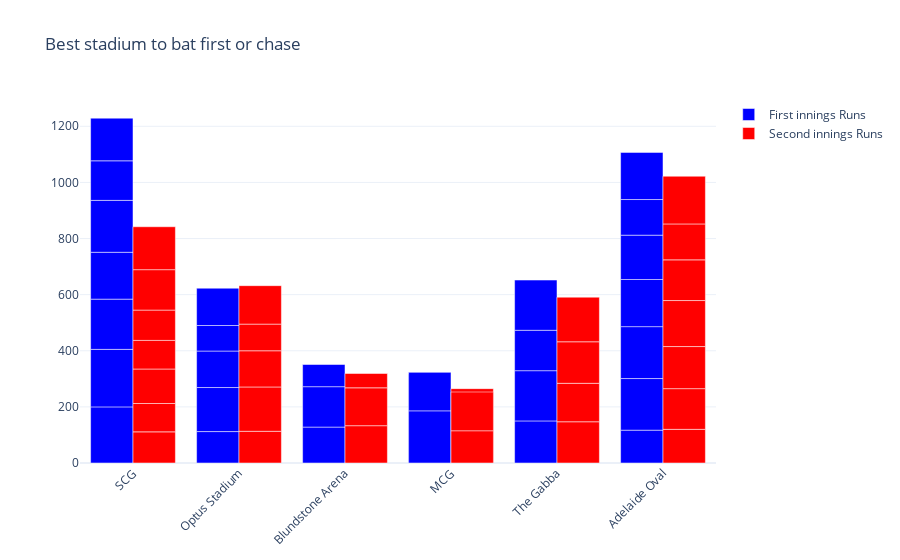

The notebook cell this image was saved under:
### Code cell
fig = go.Figure()
fig.add_trace(go.Bar(
x = data["venue"],
y= data["first innings score"],
name = 'First innings Runs',
marker_color = 'blue'))

fig.add_trace(go.Bar(
x = data['venue'],
y= data["second innings score"],
name = "Second innings Runs",
marker_color = 'red'))

fig.update_layout(barmode='group',
                 xaxis_tickangle=-45,
                 title = 'Best stadium to bat first or chase' )
fig.show()

### Figure 1 — Plotly figure (JSON) as saved in the notebook; plotly's stock layout.template omitted (floating-point values rounded to 4 significant figures)
{"data": [{"marker": {"color": "blue"}, "name": "First innings Runs", "type": "bar", "x": ["SCG", "Optus Stadium", "Blundstone Arena", "MCG", "Blundstone Arena", "Blundstone Arena", "Optus Stadium", "MCG", "MCG", "SCG", "SCG", "Optus Stadium", "MCG", "MCG", "SCG", "The Gabba", "Optus Stadium", "Optus Stadium", "The Gabba", "The Gabba", "The Gabba", "Adelaide Oval", "Adelaide Oval", "SCG", "Adelaide Oval", "Adelaide Oval", "SCG", "Adelaide Oval", "Adelaide Oval", "MCG", "SCG", "Adelaide Oval", "MCG"], "y": [200, 112, 128, 159, 144, 79, 157, 157, null, 205, 179, 130, null, null, 167, 150, 91, 133, 179, 144, 179, 117, 184, 185, 185, 168, 141, 158, 127, 186, 152, 168, 137]}, {"marker": {"color": "red"}, "name": "Second innings Runs", "type": "bar", "x": ["SCG", "Optus Stadium", "Blundstone Arena", "MCG", "Blundstone Arena", "Blundstone Arena", "Optus Stadium", "MCG", "MCG", "SCG", "SCG", "Optus Stadium", "MCG", "MCG", "SCG", "The Gabba", "Optus Stadium", "Optus Stadium", "The Gabba", "The Gabba", "The Gabba", "Adelaide Oval", "Adelaide Oval", "SCG", "Adelaide Oval", "Adelaide Oval", "SCG", "Adelaide Oval", "Adelaide Oval", "MCG", "SCG", "Adelaide Oval", "MCG"], "y": [111, 113, 133, 160, 135, 51, 158, 105, null, 101, 123, 129, null, null, 102, 147, 95, 137, 137, 148, 159, 120, 145, 108, 150, 164, 144, 145, 128, 115, 153, 170, 138]}], "layout": {"barmode": "group", "title": {"text": "Best stadium to bat first or chase"}, "xaxis": {"tickangle": -45}}}
